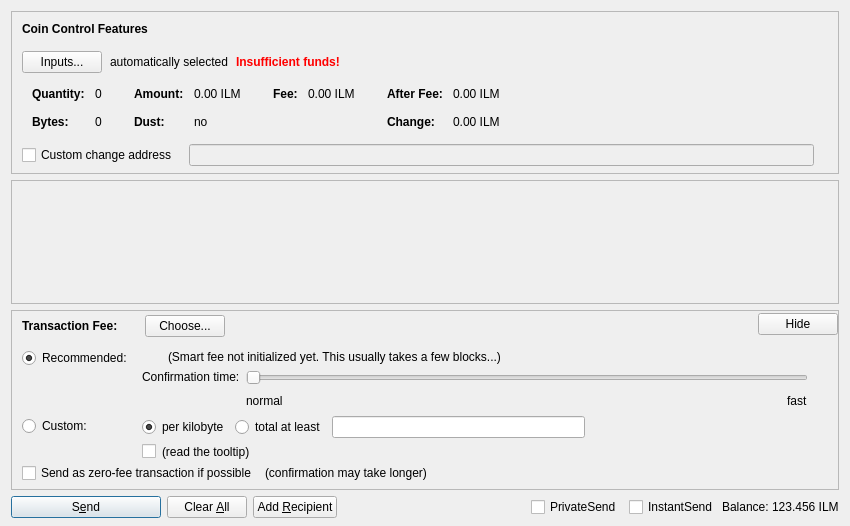
<?xml version="1.0" encoding="UTF-8"?>
<ui version="4.0">
 <class>SendCoinsDialog</class>
 <widget class="QDialog" name="SendCoinsDialog">
  <property name="geometry">
   <rect>
    <x>0</x>
    <y>0</y>
    <width>850</width>
    <height>526</height>
   </rect>
  </property>
  <property name="windowTitle">
   <string>Send Coins</string>
  </property>
  <layout class="QVBoxLayout" name="verticalLayout" stretch="0,1,0,0">
   <property name="bottomMargin">
    <number>8</number>
   </property>
   <item>
    <widget class="QFrame" name="frameCoinControl">
     <property name="sizePolicy">
      <sizepolicy hsizetype="Expanding" vsizetype="Expanding">
       <horstretch>0</horstretch>
       <verstretch>0</verstretch>
      </sizepolicy>
     </property>
     <property name="maximumSize">
      <size>
       <width>16777215</width>
       <height>16777215</height>
      </size>
     </property>
     <property name="frameShape">
      <enum>QFrame::StyledPanel</enum>
     </property>
     <property name="frameShadow">
      <enum>QFrame::Sunken</enum>
     </property>
     <layout class="QVBoxLayout" name="verticalLayoutCoinControl2">
      <property name="spacing">
       <number>0</number>
      </property>
      <property name="leftMargin">
       <number>0</number>
      </property>
      <property name="topMargin">
       <number>0</number>
      </property>
      <property name="rightMargin">
       <number>0</number>
      </property>
      <property name="bottomMargin">
       <number>6</number>
      </property>
      <item>
       <layout class="QVBoxLayout" name="verticalLayoutCoinControl" stretch="0,0,0,0,1">
        <property name="spacing">
         <number>0</number>
        </property>
        <property name="leftMargin">
         <number>10</number>
        </property>
        <property name="topMargin">
         <number>10</number>
        </property>
        <item>
         <layout class="QHBoxLayout" name="horizontalLayoutCoinControl1">
          <property name="bottomMargin">
           <number>15</number>
          </property>
          <item>
           <widget class="QLabel" name="labelCoinControlFeatures">
            <property name="sizePolicy">
             <sizepolicy hsizetype="Preferred" vsizetype="Maximum">
              <horstretch>0</horstretch>
              <verstretch>0</verstretch>
             </sizepolicy>
            </property>
            <property name="font">
             <font>
              <weight>75</weight>
              <bold>true</bold>
             </font>
            </property>
            <property name="styleSheet">
             <string notr="true">font-weight:bold;</string>
            </property>
            <property name="text">
             <string>Coin Control Features</string>
            </property>
           </widget>
          </item>
         </layout>
        </item>
        <item>
         <layout class="QHBoxLayout" name="horizontalLayoutCoinControl2" stretch="0,0,0,0">
          <property name="spacing">
           <number>8</number>
          </property>
          <property name="bottomMargin">
           <number>10</number>
          </property>
          <item>
           <widget class="QPushButton" name="pushButtonCoinControl">
            <property name="styleSheet">
             <string notr="true"/>
            </property>
            <property name="text">
             <string>Inputs...</string>
            </property>
            <property name="autoDefault">
             <bool>false</bool>
            </property>
           </widget>
          </item>
          <item>
           <widget class="QLabel" name="labelCoinControlAutomaticallySelected">
            <property name="text">
             <string>automatically selected</string>
            </property>
            <property name="margin">
             <number>5</number>
            </property>
           </widget>
          </item>
          <item>
           <widget class="QLabel" name="labelCoinControlInsuffFunds">
            <property name="font">
             <font>
              <weight>75</weight>
              <bold>true</bold>
             </font>
            </property>
            <property name="styleSheet">
             <string notr="true">color:red;font-weight:bold;</string>
            </property>
            <property name="text">
             <string>Insufficient funds!</string>
            </property>
            <property name="margin">
             <number>5</number>
            </property>
           </widget>
          </item>
          <item>
           <spacer name="horizontalSpacerCoinControl">
            <property name="orientation">
             <enum>Qt::Horizontal</enum>
            </property>
            <property name="sizeHint" stdset="0">
             <size>
              <width>40</width>
              <height>1</height>
             </size>
            </property>
           </spacer>
          </item>
         </layout>
        </item>
        <item>
         <widget class="QWidget" name="widgetCoinControl" native="true">
          <property name="sizePolicy">
           <sizepolicy hsizetype="Preferred" vsizetype="Preferred">
            <horstretch>0</horstretch>
            <verstretch>0</verstretch>
           </sizepolicy>
          </property>
          <property name="minimumSize">
           <size>
            <width>0</width>
            <height>0</height>
           </size>
          </property>
          <property name="styleSheet">
           <string notr="true"/>
          </property>
          <layout class="QHBoxLayout" name="horizontalLayoutCoinControl5">
           <property name="leftMargin">
            <number>0</number>
           </property>
           <property name="topMargin">
            <number>0</number>
           </property>
           <property name="rightMargin">
            <number>0</number>
           </property>
           <property name="bottomMargin">
            <number>0</number>
           </property>
           <item>
            <layout class="QHBoxLayout" name="horizontalLayoutCoinControl3" stretch="0,0,0,1">
             <property name="spacing">
              <number>20</number>
             </property>
             <property name="topMargin">
              <number>0</number>
             </property>
             <property name="bottomMargin">
              <number>10</number>
             </property>
             <item>
              <layout class="QFormLayout" name="formLayoutCoinControl1">
               <property name="horizontalSpacing">
                <number>10</number>
               </property>
               <property name="verticalSpacing">
                <number>14</number>
               </property>
               <property name="leftMargin">
                <number>10</number>
               </property>
               <property name="topMargin">
                <number>4</number>
               </property>
               <property name="rightMargin">
                <number>6</number>
               </property>
               <item row="0" column="0">
                <widget class="QLabel" name="labelCoinControlQuantityText">
                 <property name="font">
                  <font>
                   <weight>75</weight>
                   <bold>true</bold>
                  </font>
                 </property>
                 <property name="text">
                  <string>Quantity:</string>
                 </property>
                 <property name="margin">
                  <number>0</number>
                 </property>
                </widget>
               </item>
               <item row="0" column="1">
                <widget class="QLabel" name="labelCoinControlQuantity">
                 <property name="cursor">
                  <cursorShape>IBeamCursor</cursorShape>
                 </property>
                 <property name="contextMenuPolicy">
                  <enum>Qt::ActionsContextMenu</enum>
                 </property>
                 <property name="text">
                  <string notr="true">0</string>
                 </property>
                 <property name="margin">
                  <number>0</number>
                 </property>
                 <property name="textInteractionFlags">
                  <set>Qt::LinksAccessibleByMouse|Qt::TextSelectableByKeyboard|Qt::TextSelectableByMouse</set>
                 </property>
                </widget>
               </item>
               <item row="1" column="0">
                <widget class="QLabel" name="labelCoinControlBytesText">
                 <property name="font">
                  <font>
                   <weight>75</weight>
                   <bold>true</bold>
                  </font>
                 </property>
                 <property name="text">
                  <string>Bytes:</string>
                 </property>
                </widget>
               </item>
               <item row="1" column="1">
                <widget class="QLabel" name="labelCoinControlBytes">
                 <property name="cursor">
                  <cursorShape>IBeamCursor</cursorShape>
                 </property>
                 <property name="contextMenuPolicy">
                  <enum>Qt::ActionsContextMenu</enum>
                 </property>
                 <property name="text">
                  <string notr="true">0</string>
                 </property>
                 <property name="textInteractionFlags">
                  <set>Qt::LinksAccessibleByMouse|Qt::TextSelectableByKeyboard|Qt::TextSelectableByMouse</set>
                 </property>
                </widget>
               </item>
              </layout>
             </item>
             <item>
              <layout class="QFormLayout" name="formLayoutCoinControl2">
               <property name="horizontalSpacing">
                <number>10</number>
               </property>
               <property name="verticalSpacing">
                <number>14</number>
               </property>
               <property name="leftMargin">
                <number>6</number>
               </property>
               <property name="topMargin">
                <number>4</number>
               </property>
               <property name="rightMargin">
                <number>6</number>
               </property>
               <item row="0" column="0">
                <widget class="QLabel" name="labelCoinControlAmountText">
                 <property name="font">
                  <font>
                   <weight>75</weight>
                   <bold>true</bold>
                  </font>
                 </property>
                 <property name="text">
                  <string>Amount:</string>
                 </property>
                 <property name="margin">
                  <number>0</number>
                 </property>
                </widget>
               </item>
               <item row="0" column="1">
                <widget class="QLabel" name="labelCoinControlAmount">
                 <property name="cursor">
                  <cursorShape>IBeamCursor</cursorShape>
                 </property>
                 <property name="contextMenuPolicy">
                  <enum>Qt::ActionsContextMenu</enum>
                 </property>
                 <property name="text">
                  <string notr="true">0.00 ILM</string>
                 </property>
                 <property name="textInteractionFlags">
                  <set>Qt::LinksAccessibleByMouse|Qt::TextSelectableByKeyboard|Qt::TextSelectableByMouse</set>
                 </property>
                </widget>
               </item>
               <item row="1" column="0">
                <widget class="QLabel" name="labelCoinControlLowOutputText">
                 <property name="font">
                  <font>
                   <weight>75</weight>
                   <bold>true</bold>
                  </font>
                 </property>
                 <property name="text">
                  <string>Dust:</string>
                 </property>
                </widget>
               </item>
               <item row="1" column="1">
                <widget class="QLabel" name="labelCoinControlLowOutput">
                 <property name="cursor">
                  <cursorShape>IBeamCursor</cursorShape>
                 </property>
                 <property name="contextMenuPolicy">
                  <enum>Qt::ActionsContextMenu</enum>
                 </property>
                 <property name="text">
                  <string notr="true">no</string>
                 </property>
                 <property name="textInteractionFlags">
                  <set>Qt::LinksAccessibleByMouse|Qt::TextSelectableByKeyboard|Qt::TextSelectableByMouse</set>
                 </property>
                </widget>
               </item>
              </layout>
             </item>
             <item>
              <layout class="QFormLayout" name="formLayoutCoinControl3">
               <property name="horizontalSpacing">
                <number>10</number>
               </property>
               <property name="verticalSpacing">
                <number>14</number>
               </property>
               <property name="leftMargin">
                <number>6</number>
               </property>
               <property name="topMargin">
                <number>4</number>
               </property>
               <property name="rightMargin">
                <number>6</number>
               </property>
               <item row="0" column="0">
                <widget class="QLabel" name="labelCoinControlFeeText">
                 <property name="font">
                  <font>
                   <weight>75</weight>
                   <bold>true</bold>
                  </font>
                 </property>
                 <property name="text">
                  <string>Fee:</string>
                 </property>
                 <property name="margin">
                  <number>0</number>
                 </property>
                </widget>
               </item>
               <item row="0" column="1">
                <widget class="QLabel" name="labelCoinControlFee">
                 <property name="cursor">
                  <cursorShape>IBeamCursor</cursorShape>
                 </property>
                 <property name="contextMenuPolicy">
                  <enum>Qt::ActionsContextMenu</enum>
                 </property>
                 <property name="text">
                  <string notr="true">0.00 ILM</string>
                 </property>
                 <property name="textInteractionFlags">
                  <set>Qt::LinksAccessibleByMouse|Qt::TextSelectableByKeyboard|Qt::TextSelectableByMouse</set>
                 </property>
                </widget>
               </item>
             </layout>
             </item>
             <item>
              <layout class="QFormLayout" name="formLayoutCoinControl4">
               <property name="horizontalSpacing">
                <number>10</number>
               </property>
               <property name="verticalSpacing">
                <number>14</number>
               </property>
               <property name="leftMargin">
                <number>6</number>
               </property>
               <property name="topMargin">
                <number>4</number>
               </property>
               <property name="rightMargin">
                <number>6</number>
               </property>
               <item row="0" column="0">
                <widget class="QLabel" name="labelCoinControlAfterFeeText">
                 <property name="font">
                  <font>
                   <weight>75</weight>
                   <bold>true</bold>
                  </font>
                 </property>
                 <property name="text">
                  <string>After Fee:</string>
                 </property>
                 <property name="margin">
                  <number>0</number>
                 </property>
                </widget>
               </item>
               <item row="0" column="1">
                <widget class="QLabel" name="labelCoinControlAfterFee">
                 <property name="cursor">
                  <cursorShape>IBeamCursor</cursorShape>
                 </property>
                 <property name="contextMenuPolicy">
                  <enum>Qt::ActionsContextMenu</enum>
                 </property>
                 <property name="text">
                  <string notr="true">0.00 ILM</string>
                 </property>
                 <property name="textInteractionFlags">
                  <set>Qt::LinksAccessibleByMouse|Qt::TextSelectableByKeyboard|Qt::TextSelectableByMouse</set>
                 </property>
                </widget>
               </item>
               <item row="1" column="0">
                <widget class="QLabel" name="labelCoinControlChangeText">
                 <property name="font">
                  <font>
                   <weight>75</weight>
                   <bold>true</bold>
                  </font>
                 </property>
                 <property name="text">
                  <string>Change:</string>
                 </property>
                </widget>
               </item>
               <item row="1" column="1">
                <widget class="QLabel" name="labelCoinControlChange">
                 <property name="cursor">
                  <cursorShape>IBeamCursor</cursorShape>
                 </property>
                 <property name="contextMenuPolicy">
                  <enum>Qt::ActionsContextMenu</enum>
                 </property>
                 <property name="text">
                  <string notr="true">0.00 ILM</string>
                 </property>
                 <property name="textInteractionFlags">
                  <set>Qt::LinksAccessibleByMouse|Qt::TextSelectableByKeyboard|Qt::TextSelectableByMouse</set>
                 </property>
                </widget>
               </item>
              </layout>
             </item>
            </layout>
           </item>
          </layout>
         </widget>
        </item>
        <item>
         <layout class="QHBoxLayout" name="horizontalLayoutCoinControl4" stretch="0,0,0">
          <property name="spacing">
           <number>12</number>
          </property>
          <property name="sizeConstraint">
           <enum>QLayout::SetDefaultConstraint</enum>
          </property>
          <property name="topMargin">
           <number>5</number>
          </property>
          <property name="rightMargin">
           <number>5</number>
          </property>
          <item>
           <widget class="QCheckBox" name="checkBoxCoinControlChange">
            <property name="toolTip">
             <string>If this is activated, but the change address is empty or invalid, change will be sent to a newly generated address.</string>
            </property>
            <property name="text">
             <string>Custom change address</string>
            </property>
           </widget>
          </item>
          <item>
           <widget class="QValidatedLineEdit" name="lineEditCoinControlChange">
            <property name="enabled">
             <bool>false</bool>
            </property>
            <property name="sizePolicy">
             <sizepolicy hsizetype="Expanding" vsizetype="Fixed">
              <horstretch>0</horstretch>
              <verstretch>0</verstretch>
             </sizepolicy>
            </property>
           </widget>
          </item>
          <item>
           <widget class="QLabel" name="labelCoinControlChangeLabel">
            <property name="sizePolicy">
             <sizepolicy hsizetype="Preferred" vsizetype="Expanding">
              <horstretch>0</horstretch>
              <verstretch>0</verstretch>
             </sizepolicy>
            </property>
            <property name="minimumSize">
             <size>
              <width>0</width>
              <height>0</height>
             </size>
            </property>
            <property name="text">
             <string/>
            </property>
            <property name="margin">
             <number>3</number>
            </property>
           </widget>
          </item>
         </layout>
        </item>
        <item>
         <spacer name="verticalSpacerCoinControl">
          <property name="orientation">
           <enum>Qt::Vertical</enum>
          </property>
          <property name="sizeHint" stdset="0">
           <size>
            <width>800</width>
            <height>1</height>
           </size>
          </property>
         </spacer>
        </item>
       </layout>
      </item>
     </layout>
    </widget>
   </item>
   <item>
    <widget class="QScrollArea" name="scrollArea">
     <property name="widgetResizable">
      <bool>true</bool>
     </property>
     <widget class="QWidget" name="scrollAreaWidgetContents">
      <property name="geometry">
       <rect>
        <x>0</x>
        <y>0</y>
        <width>830</width>
        <height>69</height>
       </rect>
      </property>
      <layout class="QVBoxLayout" name="verticalLayout_2" stretch="0,1">
       <property name="leftMargin">
        <number>0</number>
       </property>
       <property name="topMargin">
        <number>0</number>
       </property>
       <property name="rightMargin">
        <number>0</number>
       </property>
       <property name="bottomMargin">
        <number>0</number>
       </property>
       <item>
        <layout class="QVBoxLayout" name="entries">
         <property name="spacing">
          <number>6</number>
         </property>
        </layout>
       </item>
       <item>
        <spacer name="verticalSpacer">
         <property name="orientation">
          <enum>Qt::Vertical</enum>
         </property>
         <property name="sizeHint" stdset="0">
          <size>
           <width>20</width>
           <height>40</height>
          </size>
         </property>
        </spacer>
       </item>
      </layout>
     </widget>
    </widget>
   </item>
   <item>
    <widget class="QFrame" name="frameFee">
     <property name="sizePolicy">
      <sizepolicy hsizetype="Expanding" vsizetype="Expanding">
       <horstretch>0</horstretch>
       <verstretch>0</verstretch>
      </sizepolicy>
     </property>
     <property name="maximumSize">
      <size>
       <width>16777215</width>
       <height>16777215</height>
      </size>
     </property>
     <property name="frameShape">
      <enum>QFrame::StyledPanel</enum>
     </property>
     <property name="frameShadow">
      <enum>QFrame::Sunken</enum>
     </property>
     <layout class="QVBoxLayout" name="verticalLayoutFee1">
      <property name="spacing">
       <number>0</number>
      </property>
      <property name="leftMargin">
       <number>0</number>
      </property>
      <property name="topMargin">
       <number>0</number>
      </property>
      <property name="rightMargin">
       <number>0</number>
      </property>
      <property name="bottomMargin">
       <number>0</number>
      </property>
      <item>
       <layout class="QVBoxLayout" name="verticalLayoutFee2" stretch="0,0,0">
        <property name="spacing">
         <number>0</number>
        </property>
        <property name="leftMargin">
         <number>10</number>
        </property>
        <property name="topMargin">
         <number>0</number>
        </property>
        <item>
         <layout class="QHBoxLayout" name="horizontalLayoutFee1">
          <property name="bottomMargin">
           <number>0</number>
          </property>
          <item>
           <layout class="QVBoxLayout" name="verticalLayoutFee7">
            <property name="spacing">
             <number>0</number>
            </property>
            <item>
             <spacer name="verticalSpacerSmartFee">
              <property name="orientation">
               <enum>Qt::Vertical</enum>
              </property>
              <property name="sizeType">
               <enum>QSizePolicy::Fixed</enum>
              </property>
              <property name="sizeHint" stdset="0">
               <size>
                <width>1</width>
                <height>4</height>
               </size>
              </property>
             </spacer>
            </item>
            <item>
             <layout class="QHBoxLayout" name="horizontalLayoutSmartFee">
              <property name="spacing">
               <number>10</number>
              </property>
              <item>
               <widget class="QLabel" name="labelFeeHeadline">
                <property name="sizePolicy">
                 <sizepolicy hsizetype="Preferred" vsizetype="Maximum">
                  <horstretch>0</horstretch>
                  <verstretch>0</verstretch>
                 </sizepolicy>
                </property>
                <property name="font">
                 <font>
                  <weight>75</weight>
                  <bold>true</bold>
                 </font>
                </property>
                <property name="styleSheet">
                 <string notr="true">font-weight:bold;</string>
                </property>
                <property name="text">
                 <string>Transaction Fee:</string>
                </property>
               </widget>
              </item>
              <item>
               <widget class="QLabel" name="labelFeeMinimized">
                <property name="text">
                 <string/>
                </property>
               </widget>
              </item>
              <item>
               <widget class="QPushButton" name="buttonChooseFee">
                <property name="text">
                 <string>Choose...</string>
                </property>
               </widget>
              </item>
             </layout>
            </item>
            <item>
             <spacer name="verticalSpacer_5">
              <property name="orientation">
               <enum>Qt::Vertical</enum>
              </property>
              <property name="sizeHint" stdset="0">
               <size>
                <width>1</width>
                <height>1</height>
               </size>
              </property>
             </spacer>
            </item>
           </layout>
          </item>
          <item>
           <spacer name="horizontalSpacer_4">
            <property name="orientation">
             <enum>Qt::Horizontal</enum>
            </property>
            <property name="sizeHint" stdset="0">
             <size>
              <width>40</width>
              <height>20</height>
             </size>
            </property>
           </spacer>
          </item>
          <item>
           <widget class="QPushButton" name="buttonMinimizeFee">
            <property name="toolTip">
             <string>collapse fee-settings</string>
            </property>
            <property name="text">
             <string>Hide</string>
            </property>
           </widget>
          </item>
         </layout>
        </item>
        <item>
         <widget class="QFrame" name="frameFeeSelection">
          <layout class="QVBoxLayout" name="verticalLayoutFee12">
           <property name="spacing">
            <number>0</number>
           </property>
           <property name="leftMargin">
            <number>0</number>
           </property>
           <property name="topMargin">
            <number>0</number>
           </property>
           <property name="rightMargin">
            <number>0</number>
           </property>
           <property name="bottomMargin">
            <number>0</number>
           </property>
           <item>
            <layout class="QGridLayout" name="gridLayoutFee">
             <property name="topMargin">
              <number>10</number>
             </property>
             <property name="bottomMargin">
              <number>4</number>
             </property>
             <property name="horizontalSpacing">
              <number>10</number>
             </property>
             <property name="verticalSpacing">
              <number>4</number>
             </property>
             <item row="1" column="1">
              <layout class="QVBoxLayout" name="verticalLayoutFee8">
               <property name="spacing">
                <number>6</number>
               </property>
               <item>
                <layout class="QHBoxLayout" name="horizontalLayoutFee13">
                 <item>
                  <widget class="QRadioButton" name="radioCustomPerKilobyte">
                   <property name="toolTip">
                    <string>If the custom fee is set to 1000 duffs and the transaction is only 250 bytes, then &quot;per kilobyte&quot; only pays 250 duffs in fee,&lt;br /&gt;while &quot;at least&quot; pays 1000 duffs. For transactions bigger than a kilobyte both pay by kilobyte.</string>
                   </property>
                   <property name="text">
                    <string>per kilobyte</string>
                   </property>
                   <property name="checked">
                    <bool>true</bool>
                   </property>
                   <attribute name="buttonGroup">
                    <string notr="true">groupCustomFee</string>
                   </attribute>
                  </widget>
                 </item>
                 <item>
                  <widget class="QRadioButton" name="radioCustomAtLeast">
                   <property name="toolTip">
                    <string>If the custom fee is set to 1000 duffs and the transaction is only 250 bytes, then &quot;per kilobyte&quot; only pays 250 duffs in fee,&lt;br /&gt;while &quot;total at least&quot; pays 1000 duffs. For transactions bigger than a kilobyte both pay by kilobyte.</string>
                   </property>
                   <property name="text">
                    <string>total at least</string>
                   </property>
                   <attribute name="buttonGroup">
                    <string notr="true">groupCustomFee</string>
                   </attribute>
                  </widget>
                 </item>
                 <item>
                  <widget class="BitcoinAmountField" name="customFee"/>
                 </item>
                 <item>
                  <spacer name="horizontalSpacer_6">
                   <property name="orientation">
                    <enum>Qt::Horizontal</enum>
                   </property>
                   <property name="sizeHint" stdset="0">
                    <size>
                     <width>1</width>
                     <height>1</height>
                    </size>
                   </property>
                  </spacer>
                 </item>
                </layout>
               </item>
               <item>
                <layout class="QHBoxLayout" name="horizontalLayoutFee8">
                 <item>
                  <widget class="QCheckBox" name="checkBoxMinimumFee">
                   <property name="toolTip">
                    <string>Paying only the minimum fee is just fine as long as there is less transaction volume than space in the blocks.&lt;br /&gt;But be aware that this can end up in a never confirming transaction once there is more demand for illuminum transactions than the network can process.</string>
                   </property>
                   <property name="text">
                    <string/>
                   </property>
                  </widget>
                 </item>
                 <item>
                  <widget class="QLabel" name="labelMinFeeWarning">
                   <property name="enabled">
                    <bool>true</bool>
                   </property>
                   <property name="toolTip">
                    <string>Paying only the minimum fee is just fine as long as there is less transaction volume than space in the blocks.&lt;br /&gt;But be aware that this can end up in a never confirming transaction once there is more demand for illuminum transactions than the network can process.</string>
                   </property>
                   <property name="text">
                    <string>(read the tooltip)</string>
                   </property>
                   <property name="margin">
                    <number>5</number>
                   </property>
                  </widget>
                 </item>
                 <item>
                  <spacer name="horizontalSpacer_2">
                   <property name="orientation">
                    <enum>Qt::Horizontal</enum>
                   </property>
                   <property name="sizeHint" stdset="0">
                    <size>
                     <width>1</width>
                     <height>1</height>
                    </size>
                   </property>
                  </spacer>
                 </item>
                </layout>
               </item>
              </layout>
             </item>
             <item row="0" column="0">
              <layout class="QVBoxLayout" name="verticalLayoutFee4" stretch="0,1">
               <item>
                <widget class="QRadioButton" name="radioSmartFee">
                 <property name="text">
                  <string>Recommended:</string>
                 </property>
                 <property name="checked">
                  <bool>true</bool>
                 </property>
                 <attribute name="buttonGroup">
                  <string notr="true">groupFee</string>
                 </attribute>
                </widget>
               </item>
               <item>
                <spacer name="verticalSpacer_2">
                 <property name="orientation">
                  <enum>Qt::Vertical</enum>
                 </property>
                 <property name="sizeHint" stdset="0">
                  <size>
                   <width>1</width>
                   <height>1</height>
                  </size>
                 </property>
                </spacer>
               </item>
              </layout>
             </item>
             <item row="1" column="0">
              <layout class="QVBoxLayout" name="verticalLayoutFee9" stretch="0,1">
               <item>
                <widget class="QRadioButton" name="radioCustomFee">
                 <property name="text">
                  <string>Custom:</string>
                 </property>
                 <attribute name="buttonGroup">
                  <string notr="true">groupFee</string>
                 </attribute>
                </widget>
               </item>
               <item>
                <spacer name="verticalSpacer_6">
                 <property name="orientation">
                  <enum>Qt::Vertical</enum>
                 </property>
                 <property name="sizeHint" stdset="0">
                  <size>
                   <width>1</width>
                   <height>1</height>
                  </size>
                 </property>
                </spacer>
               </item>
              </layout>
             </item>
             <item row="0" column="1">
              <layout class="QVBoxLayout" name="verticalLayoutFee3" stretch="0,0,1">
               <property name="spacing">
                <number>6</number>
               </property>
               <property name="topMargin">
                <number>2</number>
               </property>
               <item>
                <layout class="QHBoxLayout" name="horizontalLayoutFee12">
                 <item>
                  <widget class="QLabel" name="labelSmartFee">
                   <property name="text">
                    <string/>
                   </property>
                   <property name="margin">
                    <number>2</number>
                   </property>
                  </widget>
                 </item>
                 <item>
                  <widget class="QLabel" name="labelFeeEstimation">
                   <property name="text">
                    <string/>
                   </property>
                  </widget>
                 </item>
                 <item>
                  <widget class="QLabel" name="labelSmartFee2">
                   <property name="text">
                    <string>(Smart fee not initialized yet. This usually takes a few blocks...)</string>
                   </property>
                   <property name="margin">
                    <number>2</number>
                   </property>
                  </widget>
                 </item>
                 <item>
                  <spacer name="horizontalSpacer_5">
                   <property name="orientation">
                    <enum>Qt::Horizontal</enum>
                   </property>
                   <property name="sizeHint" stdset="0">
                    <size>
                     <width>1</width>
                     <height>1</height>
                    </size>
                   </property>
                  </spacer>
                 </item>
                </layout>
               </item>
               <item>
                <layout class="QHBoxLayout" name="horizontalLayoutFee9">
                 <item>
                  <layout class="QVBoxLayout" name="verticalLayoutFee6">
                   <item>
                    <widget class="QLabel" name="labelSmartFee3">
                     <property name="text">
                      <string>Confirmation time:</string>
                     </property>
                     <property name="margin">
                      <number>2</number>
                     </property>
                    </widget>
                   </item>
                   <item>
                    <spacer name="verticalSpacer_3">
                     <property name="orientation">
                      <enum>Qt::Vertical</enum>
                     </property>
                     <property name="sizeHint" stdset="0">
                      <size>
                       <width>1</width>
                       <height>1</height>
                      </size>
                     </property>
                    </spacer>
                   </item>
                  </layout>
                 </item>
                 <item>
                  <layout class="QVBoxLayout" name="verticalLayoutFee5">
                   <property name="rightMargin">
                    <number>30</number>
                   </property>
                   <item>
                    <widget class="QSlider" name="sliderSmartFee">
                     <property name="minimum">
                      <number>0</number>
                     </property>
                     <property name="maximum">
                      <number>24</number>
                     </property>
                     <property name="pageStep">
                      <number>1</number>
                     </property>
                     <property name="value">
                      <number>0</number>
                     </property>
                     <property name="orientation">
                      <enum>Qt::Horizontal</enum>
                     </property>
                     <property name="invertedAppearance">
                      <bool>false</bool>
                     </property>
                     <property name="invertedControls">
                      <bool>false</bool>
                     </property>
                     <property name="tickPosition">
                      <enum>QSlider::NoTicks</enum>
                     </property>
                    </widget>
                   </item>
                   <item>
                    <layout class="QHBoxLayout" name="horizontalLayoutFee10">
                     <item>
                      <widget class="QLabel" name="labelSmartFeeNormal">
                       <property name="text">
                        <string>normal</string>
                       </property>
                      </widget>
                     </item>
                     <item>
                      <spacer name="horizontalSpacer_3">
                       <property name="orientation">
                        <enum>Qt::Horizontal</enum>
                       </property>
                       <property name="sizeHint" stdset="0">
                        <size>
                         <width>40</width>
                         <height>20</height>
                        </size>
                       </property>
                      </spacer>
                     </item>
                     <item>
                      <widget class="QLabel" name="labelSmartFeeFast">
                       <property name="text">
                        <string>fast</string>
                       </property>
                      </widget>
                     </item>
                    </layout>
                   </item>
                  </layout>
                 </item>
                </layout>
               </item>
               <item>
                <spacer name="verticalSpacer_4">
                 <property name="orientation">
                  <enum>Qt::Vertical</enum>
                 </property>
                 <property name="sizeHint" stdset="0">
                  <size>
                   <width>1</width>
                   <height>1</height>
                  </size>
                 </property>
                </spacer>
               </item>
              </layout>
             </item>
            </layout>
           </item>
           <item>
            <layout class="QHBoxLayout" name="horizontalLayoutFee5" stretch="0,0,0">
             <property name="spacing">
              <number>8</number>
             </property>
             <property name="bottomMargin">
              <number>4</number>
             </property>
             <item>
              <widget class="QCheckBox" name="checkBoxFreeTx">
               <property name="text">
                <string>Send as zero-fee transaction if possible</string>
               </property>
              </widget>
             </item>
             <item>
              <widget class="QLabel" name="labelFreeTx">
               <property name="text">
                <string>(confirmation may take longer)</string>
               </property>
               <property name="margin">
                <number>5</number>
               </property>
              </widget>
             </item>
             <item>
              <spacer name="horizontalSpacerFee5">
               <property name="orientation">
                <enum>Qt::Horizontal</enum>
               </property>
               <property name="sizeHint" stdset="0">
                <size>
                 <width>1</width>
                 <height>1</height>
                </size>
               </property>
              </spacer>
             </item>
            </layout>
           </item>
           <item>
            <spacer name="verticalSpacerFee2">
             <property name="orientation">
              <enum>Qt::Vertical</enum>
             </property>
             <property name="sizeHint" stdset="0">
              <size>
               <width>1</width>
               <height>1</height>
              </size>
             </property>
            </spacer>
           </item>
          </layout>
         </widget>
        </item>
        <item>
         <spacer name="verticalSpacerFee">
          <property name="orientation">
           <enum>Qt::Vertical</enum>
          </property>
          <property name="sizeHint" stdset="0">
           <size>
            <width>800</width>
            <height>1</height>
           </size>
          </property>
         </spacer>
        </item>
       </layout>
      </item>
     </layout>
    </widget>
   </item>
   <item>
    <layout class="QHBoxLayout" name="horizontalLayout">
     <item>
      <widget class="QPushButton" name="sendButton">
       <property name="minimumSize">
        <size>
         <width>150</width>
         <height>0</height>
        </size>
       </property>
       <property name="toolTip">
        <string>Confirm the send action</string>
       </property>
       <property name="text">
        <string>S&amp;end</string>
       </property>
       <property name="autoDefault">
        <bool>false</bool>
       </property>
       <property name="default">
        <bool>true</bool>
       </property>
      </widget>
     </item>
     <item>
      <widget class="QPushButton" name="clearButton">
       <property name="sizePolicy">
        <sizepolicy hsizetype="Minimum" vsizetype="Fixed">
         <horstretch>0</horstretch>
         <verstretch>0</verstretch>
        </sizepolicy>
       </property>
       <property name="toolTip">
        <string>Clear all fields of the form.</string>
       </property>
       <property name="text">
        <string>Clear &amp;All</string>
       </property>
       <property name="autoDefault">
        <bool>false</bool>
       </property>
      </widget>
     </item>
     <item>
      <widget class="QPushButton" name="addButton">
       <property name="toolTip">
        <string>Send to multiple recipients at once</string>
       </property>
       <property name="text">
        <string>Add &amp;Recipient</string>
       </property>
       <property name="autoDefault">
        <bool>false</bool>
       </property>
      </widget>
     </item>
     <item>
      <spacer name="horizontalSpacer">
       <property name="orientation">
        <enum>Qt::Horizontal</enum>
       </property>
       <property name="sizeHint" stdset="0">
        <size>
         <width>40</width>
         <height>20</height>
        </size>
       </property>
      </spacer>
     </item>
     <item>
      <layout class="QHBoxLayout" name="horizontalLayout_2">
       <property name="spacing">
        <number>3</number>
       </property>
       <item>
        <widget class="QCheckBox" name="checkUsePrivateSend">
         <property name="minimumSize">
          <size>
           <width>95</width>
           <height>0</height>
          </size>
         </property>
         <property name="text">
          <string>PrivateSend</string>
         </property>
         <property name="checked">
          <bool>false</bool>
         </property>
        </widget>
       </item>
       <item>
        <widget class="QCheckBox" name="checkUseInstantSend">
         <property name="enabled">
          <bool>true</bool>
         </property>
         <property name="minimumSize">
          <size>
           <width>85</width>
           <height>0</height>
          </size>
         </property>
         <property name="text">
          <string>InstantSend</string>
         </property>
        </widget>
       </item>
       <item>
        <widget class="QLabel" name="label">
         <property name="text">
          <string>Balance:</string>
         </property>
        </widget>
       </item>
       <item>
        <widget class="QLabel" name="labelBalance">
         <property name="sizePolicy">
          <sizepolicy hsizetype="Preferred" vsizetype="Fixed">
           <horstretch>0</horstretch>
           <verstretch>0</verstretch>
          </sizepolicy>
         </property>
         <property name="cursor">
          <cursorShape>IBeamCursor</cursorShape>
         </property>
         <property name="text">
          <string notr="true">123.456 ILM</string>
         </property>
         <property name="textInteractionFlags">
          <set>Qt::LinksAccessibleByMouse|Qt::TextSelectableByKeyboard|Qt::TextSelectableByMouse</set>
         </property>
        </widget>
       </item>
      </layout>
     </item>
    </layout>
   </item>
  </layout>
 </widget>
 <customwidgets>
  <customwidget>
   <class>QValidatedLineEdit</class>
   <extends>QLineEdit</extends>
   <header>qvalidatedlineedit.h</header>
  </customwidget>
  <customwidget>
   <class>BitcoinAmountField</class>
   <extends>QLineEdit</extends>
   <header>bitcoinamountfield.h</header>
   <container>1</container>
  </customwidget>
 </customwidgets>
 <resources>
  <include location="../illuminum.qrc"/>
 </resources>
 <connections/>
 <buttongroups>
  <buttongroup name="groupCustomFee"/>
  <buttongroup name="groupFee"/>
 </buttongroups>
</ui>
